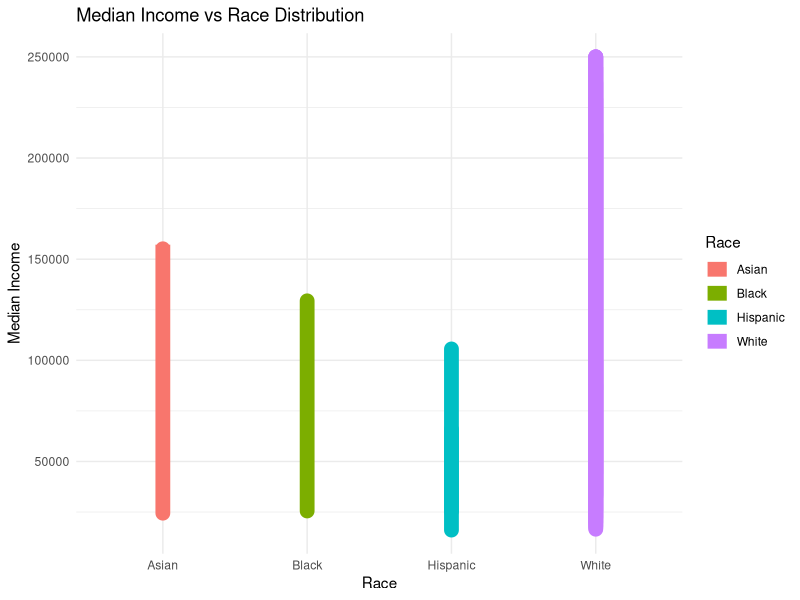

Here is the R script that generated this plot:
## ---- chunk 1
#|message: FALSE
#|echo: FALSE
library(tidyverse)
x <- read.csv("mass-tracts.csv")


## ---- chunk 2
x|>ggplot(aes(x = race, y = med_income, color = race, group = race)) +
  geom_line(size=5) +
  labs(title = "Median Income vs Race Distribution",
       x = "Race",
       y = "Median Income",
       color = "Race") +
  theme_minimal()
